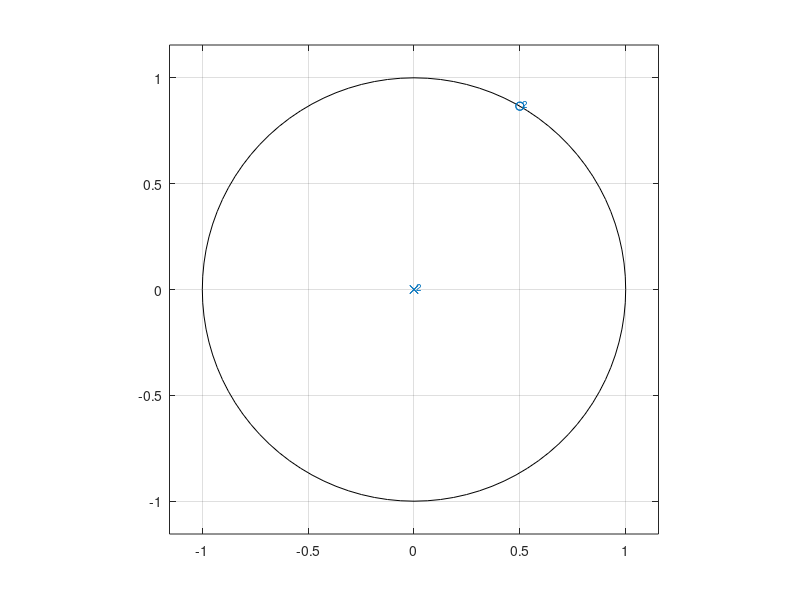
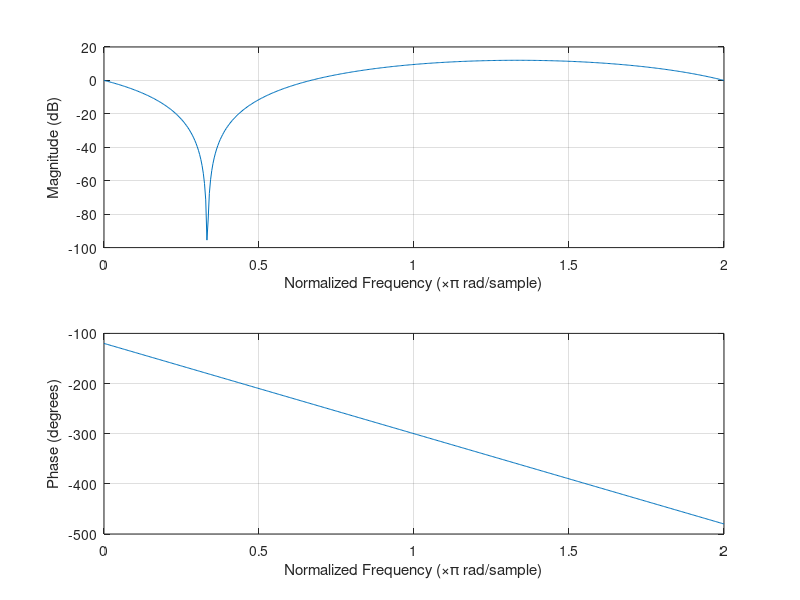
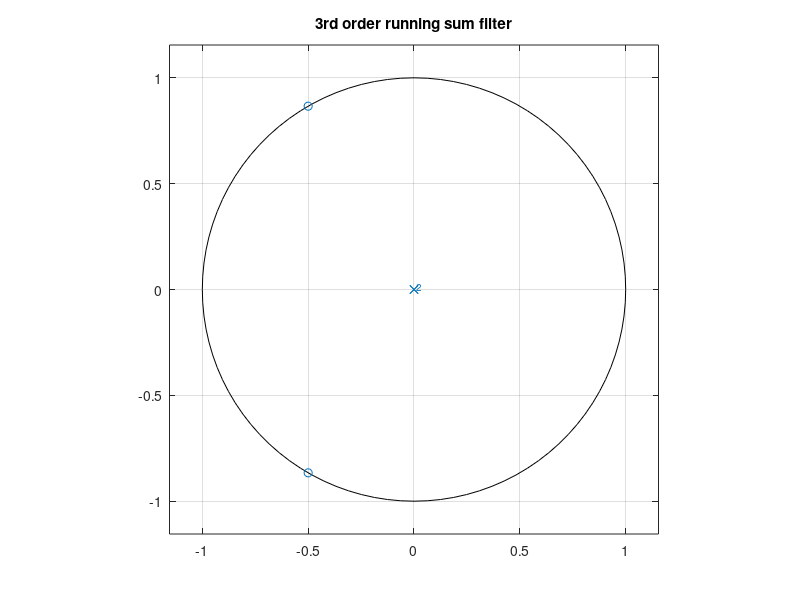
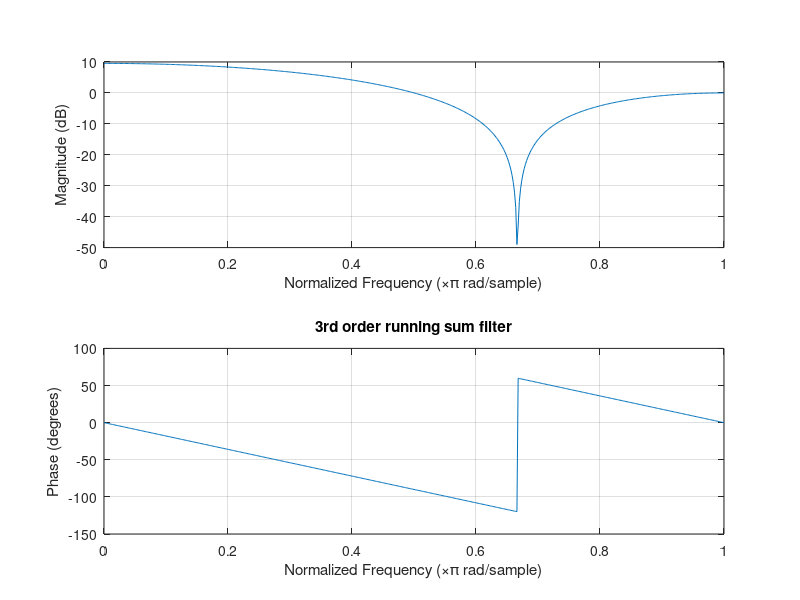

Write MATLAB code to recreate these figures, in order. (Note: this script raises an error after producing the figures.)
%% Lecture stuff
% define poles and zeros:
poles = [0; 0];
zeros = [1/2+sqrt(3)*i/2; 1/2+sqrt(3)*i/2]
% plot the z-plane
figure(1)
zplane(zeros, poles)

%polynomials:
B = poly(zeros);
A = poly(poles);
% plot the frequency response:
figure(2)
freqz(B, A)

%% Hands-on ex 1
%Running sum
%In the general case the expresisson is: (z^2 + z + 1) / z^2 for 3rd order

zeros3 = roots([1 1 1]*(1/3));
poles3 = roots([1 0 0]);
zeros5 = roots([1 1 1 1 1]*(1/5));
poles5 = roots([1 0 0 0 0]);
figure(3)
zplane(zeros3,poles3)
title('3rd order running sum filter')
figure(4)
freqz(poly(zeros3),poly(poles3))
title('3rd order running sum filter')
figure(5)
zplane(zeros5,poles5)
title('3rd order running sum filter')
figure(6)
freqz(poly(zeros5),poly(poles5))
title('3rd order running sum filter')

%%
%Running average
%In the general case the expresisson is: (z^2 + z + 1) / z^2 for 3rd order

zeros3 = roots([1 1 1]);
poles3 = roots([1 0 0]*3);
zeros5 = roots([1 1 1 1 1]);
poles5 = roots([1 0 0 0 0]*5);
figure(7)
zplane(zeros3,poles3)
title('3rd order running sum filter')
figure(8)
freqz(poly(zeros3),poly(poles3))
title('3rd order running sum filter')
hold on 
freqz(poly(poles3),poly(zeros3))
hold off
figure(9)
zplane(zeros5,poles5)
title('3rd order running sum filter')
figure(10)
freqz(poly(zeros5),poly(poles5))
title('3rd order running sum filter')

%% Design a filter that blocks the normalized frequency of 0.1 by placing 4
%zeros in the z-plane. Make sure the filter returns real-values outputs when 
%fed with real-valued inputs by placing complex-conjugate pairs of poles and zeros.

zeros = [cos(0.1*pi) + j*sin(0.1*pi); cos(0.1*pi) - j*sin(0.1*pi)];
poles = [];
figure(10)
zplane(zeros, poles)
figure(11)
freqz(poly(zeros),poly(poles))

%% Add to the previous filter 4 poles lying on a circle with a radius R < 1
%(you chose R) at angles identical to the angles of the zeros. 
%How does the frequency response change when you increase R and when R
%approaches 1?

zeros = [cos(0.1*pi) + j*sin(0.1*pi); cos(0.1*pi) - j*sin(0.1*pi)];
poles = 0.999*zeros;
figure(10)
zplane(zeros, poles)
figure(11)
freqz(poly(zeros),poly(poles))

%% Ex. 1.2
%Lowpass
fp = 0.3;
mp = 0.2;
fz = 0.7;
mz = 0.3;
zeros_l = mz*[cos(fz*pi) + j*sin(fz*pi); cos(fz*pi) - j*sin(fz*pi)];
poles_l = mp*[cos(fp*pi) + j*sin(fp*pi); cos(fp*pi) - j*sin(fp*pi)];
figure(10)
zplane(zeros_l, poles_l)
figure(11)
freqz(poly(zeros_l),poly(poles_l))

%% highpass
fp = 0.1;
mp = 0.2;
fz = 0.7;
mz = 0.3;
zeros_h = mz*[cos(fz*pi) + j*sin(fz*pi); cos(fz*pi) - j*sin(fz*pi)];
poles_h = mp*[cos(fp*pi) + j*sin(fp*pi); cos(fp*pi) - j*sin(fp*pi)];
figure(12)
zplane(zeros_h, poles_h)
figure(13)
freqz(poly(zeros_h),poly(poles_h))

%% All pass
fz = 0.2;
stuff = [exp(fz*pi*j); exp(-fz*pi*j); exp(2*fz*pi*j); exp(-2*j*fz*pi); 0];
zeros_a = 1.1*stuff;
poles_a = 0.9*stuff;
figure(14)
zplane(zeros_a, poles_a)
figure(15)
freqz(poly(zeros_a),poly(poles_a))

%% 

[s,t] = generate_sinosoid


%% Ex 3

%% 3.1
%Create the filters
% define a sampling freq and make delay_samples dependant on fs
fs = 10;
delay_samples = 3; % this should be func of fs
alpha = 0.6;
a1 = 1;
b1 = [1;zeros(delay_samples,1);alpha]; 
a2 = [1;zeros(delay_samples,1);alpha];
b2 = 1;

%impulse responce of the first function
h1 = b1; 
%Transfer function of first function:
zeros1 = roots(b1);
poles1 = roots(a1);
H1 = zeros1/1;
figure(1)
zplane(zeros1,poles1)
figure(2)
freqz(zeros1,poles1)
% ok, this isn't quite right.... return to it later.
 
